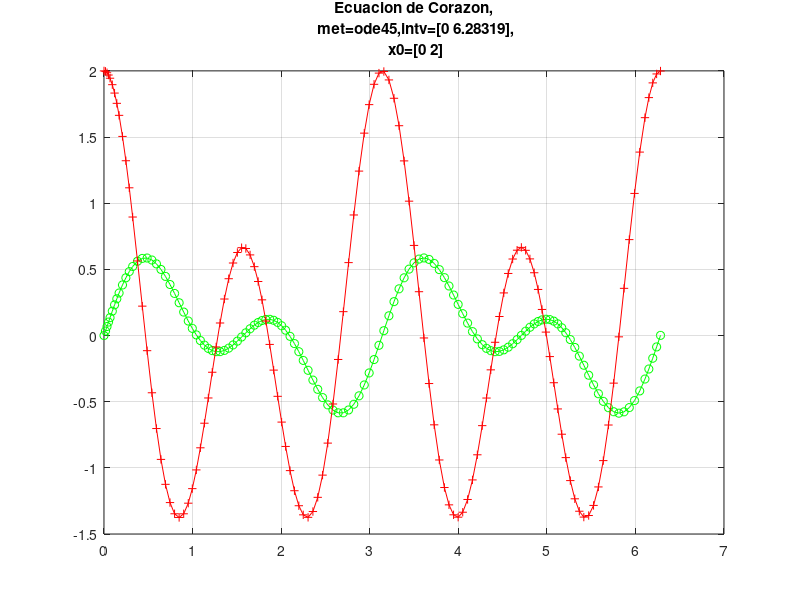
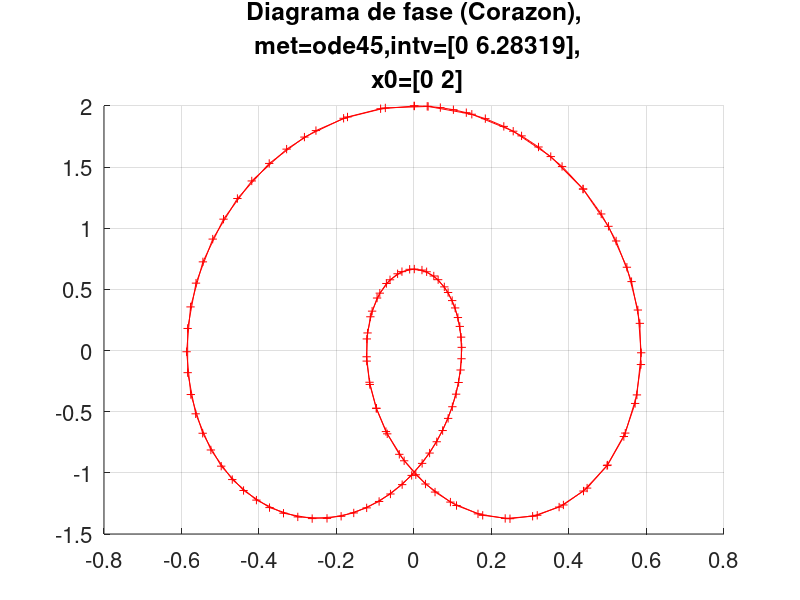

Source code (MATLAB) for these figures, in order:
%% Practicas de Matlab
%% Rutinas de Matlab y la resolución de EDO
%% Hoja 1
% *Nombre:* Uwe Brauer
% 
% *Apellido:*
% 
% *DNI:*
%% 
% %% Práctica 1 (EDO de corazón)
% Considera el siguiente PVI
% 
% $$    \begin{array}{ccc}    \frac{dx_1}{dt} & = & x_2                 \\    
% \frac{dx_2}{dt} & = & -16x_1 + 4 \sin(2t) \\    x_1(0)          & = & 0                  
% \\    x_2(0)          & = & 2    \end{array}$$
% 
% en el intervalo, $[0,2 \pi]$. Ahora intenta resolverla numéricamente usando 
% el comando *ode45* de Matlab y pinta la solución
% 
% *Solución*

disp('Eso es el codigo de UB')
f = @(t, y) [y(2); -16*y(1)+4*sin(2*t)];
met='ode45';
intv=[0 2*pi];
x0=[0;2];
[t,y] = ode45(f, intv, x0);
i=1;
figure(i)
set(gca,'FontSize',16);
plot(t, y(:, 1), 'go-', t, y(:, 2), 'r+-')
s=sprintf('Ecuacion de Corazon,\n met=%s,intv=[%g %g],\n x0=[%g %g]',met,intv,x0);
title(s)
grid on
i=2;
figure(i)
set(gca,'FontSize',16);
hold on 
plot(y(:,1),y(:,2),'r-+')
hold off
grid on
s=sprintf('Diagrama de fase (Corazon),\n met=%s,intv=[%g %g],\n x0=[%g %g]',met,intv,x0);
title(s)
%% Práctica 2 (Sistema depredador-presa)
% Sea $x(t)$ la población de la especie presa, y $y(t)$ la de la especie depredadora,  
% $x'(t):=\frac{dx}{dt}$ y $y'(t):=\frac{dy}{dt}$ representarán los cambios de 
% las poblaciones con respecto del tiempo y vienen regidos por un sistema de 
%% 
% * un sistema de _Lotka-Volterra_
%% 
% $$        \begin{array}{ccl}          x^{\prime} & = & Ax - Byx \qquad A,B\in 
% {\mathord{\mathbb R}}^{+}   \\[0.2cm]          y^{\prime} & = & -Cy + Dxy \qquad   
% C,D\in {\mathord{\mathbb R}}^{+} \\[0.2cm]          x(0) & = & \alpha_1                                            
% \\[0.2cm]          y(0) & = & \alpha_2        \end{array}$$
%% 
% * o un o por un sistema de _Lotka-Volterra_ con un depredador externo (un 
% pescador)
%% 
% $$        \begin{array}{ccl}         x^{\prime} & = & A x - B yx -E x \qquad 
% A,B,E\in {\mathord{\mathbb R}}^{+} \\[0.2cm]         y^{\prime} & = & -C y + 
% Dxy - E y \qquad C,D\in {\mathord{\mathbb R}}^{+}  \\[0.2cm]          x(0)      
% & = & \alpha_1                                                  \\[0.2cm]          
% y(0)      & = & \alpha_2        \end{array}$$
%% 
% * ¿Existe algún punto de equilibrio para este modelo de población? En ese 
% caso, ¿ para qué valores de $x_1,x_2$ el punto de equilibrio es estable? 
%% 
% *Solución:*
%% 
% * Resuelve este sistema para $0\leq t\leq 100$, suponiendo que las constantes  
% $A,B,C,D$ describen la interacción entre las especies y su propio crecimiento 
% y decrecimiento: $A=0.4$, $B=0.01$, $C=0.3$ y $D=0.005$). Considera los datos 
% iniciales $[50;\, 30]$. Dibuja las componentes de solución frente el tiempo 
% en una ventana, en otra, el diagrama de fase.
%% 
% % 
% % 
% *Solución:*


%% 
% * En el caso del sistema con depredador externo $E=0.04$ ¿Qué tipo de trayectorias 
% describen? Dibuja una gráfica de la solución de cada problema. ¿Qué es su conclusión?
%% 
% % 
% *Solución* 
% 
% 

%% Práctica 3 (Ecuación del péndulo)
% Estudiar la ecuación
% 
% $$\begin{cases}m L \theta '' (t) + 2 L \beta \theta' (t) + mg (\theta(t)) 
% = F & t \in [0,T] \\\theta(0) = \theta_0, \\\theta' (0) = w_0.\end{cases}$$
% 
% Se consideran los valores $m = 1 [kg] , g = 9.8 [m/s^2], T = 10.$ Estudiar, 
% para $F= 0, L = 1 [m]$, los diferentes comportamientos del sistema con $\beta  
% = 0, 0.25, 1.5$ partiendo del dato inicial $\theta_0 = 0, w_0 = 0.5$. Representar 
% tanto $(t, \theta(t))$ como el diagrama de fase $(\theta, \dot \theta)$.
% 
% Utilizar paso de tiempo $h = 0.01, 0.0001$¿es fidedigno el resultado con respecto 
% a las soluciones explícitas conocidas? 
% 
% *Solución:* 
% 
% $$\dot{\mathbf q} = \mathbf f(\mathbf q) = \left (q_2,\  \frac 1 {mL} (F - 
% 2L \beta q_2 - mgq_1) \right)$$
% 
% 

%% 
% *Solución Diagrama de Fase:*
% 
% 

%% Práctica 4: (Diagramas de fase: ecuación del péndulo *Comparar, considerando* $F = 0$, con el problema linealizado)
% Estudiar la ecuación
% 
% $$\begin{cases}m L \theta '' (t) + 2 L \beta \theta' (t) + mg \sin (\theta(t)) 
% = F & t \in [0,T] \\\theta(0) = \theta_0, \\\theta' (0) = w_0.\end{cases}$$
% 
% Se consideran los valores $m = 1 [kg] , g = 9.8 [m/s^2], T = 10.$
% 
% *Comparar, considerando* $F = 0$*, con el problema linealizado*
% 
% $$\begin{cases}m L \theta '' (t) + 2 L \beta \theta' (t) + mg \theta(t) =0 
% & t \in [0,T] \\\theta(0) = \theta_0, \\\theta' (0) = w_0.\end{cases}$$
% 
% *Solucion con diferentes figures*
% 
% % 
% % 
% solución con simple plots


%% 
% %% solution with simple plots fase
% 

%% 
% *Solucion con subplots*
% 
% 

%% 
% % 
% solution with subplots fase
% 
% 

%% Práctica 5 (Lorenz)
% Explora, usando *ode45*, el comportamiento de la solución en el intervalo  
% $0\leq t \leq 10$, para varias elecciones de los datos iniciales (por ejemplo 
% $(1,2,2)$)
% 
% $$    \frac{d}{dt}    \left(       \begin{array}{cc}        &x\\        &y\\        
% &z      \end{array}    \right)    =    \left(       \begin{array}{ccc}        
% s (y(t)  & -x(t)) &             \\        r x(t)   & -y(t)  & - x(t)z(t) \\        
% x(t)y(t) &        & - b z(t)      \end{array}    \right)$$
%% 
% * tomando $s = 10$, $b = \frac{8}{3}$. Ve aumentando desde $r=0.1$ a $r=1$ 
% con paso $0.1$ y luego a $r = 30$ con paso $1$. Observa la dinámica en los valores 
% intermedios $r=1$, $r=13.962$ y $r= 24.74$.
%% 
% % 
% *Solucion*


%%

%% 
% %% 
% # Toma $r= 100.5$ y el dato inicial $(0,5,75)$ para ver una solución periódica. 
% Manteniendo el dato inicial mueve $r$ entre $99.524$ y  $100.795$ (p.ej. $r=  
% 99.65$) y observa el cambio de dinámica.
%% 
% *Solucion*


%% Práctica 6 (Problema de tres cuerpos)
% Consideramos el problema de tres cuerpos restringidos en la siguiente manera: 
% dos cuerpos con masas $1-\mu$ y $\mu$ se mueven en círculos en un plano mientras 
% que un tercer cuerpo con una masa que es despreciable en comparación con los 
% otras dos masas se mueve en el mismo plano. Las ecuaciones para el tercer cuerpo 
% son:
% 
% $$    \begin{array}{ccl}      x'' &=& x + 2 y' - \left( 1-m\right)\frac{x+m 
% }{D1}      - m \frac{x - (1-m)}{D2}\\      y'' &=& y - 2       x'      - \left( 
% 1-m      \right)\frac{y }{D1} - m \frac{y }{D2}\\      D1 &=&      \sqrt[3]{\left( 
% \left( x+m \right)^2+ y^2 \right)^{2}}      \\      D2 &=&      \sqrt[3]{\left(\left(x-(1-m) 
% \right)^2+ y^2\right)^{2}}\\      &m&=0.012277471     \end{array}$$
%% 
% # Transforma el sistema en un sistema equivalente de primer orden.
% # Resuelve el sistema para los datos iniciales 
%% 
% $$\begin{array}{ccc} x(0)     & = & 0.994                            \\ x'(0)    
% & = & 0                                \\ y(0)     & = & 0                                
% \\y'(0)     & = & -2.00158510637908252240537862224 \\T_{period} & = & 17.0652165015796255 
% \qquad\mbox{El periodo de la solución}\end{array} $$
% 
% con el método de *ode45* y pinta $x(t)$ frente a $y(t)$.
% 
% % 
% *Solucion*


%% 
%
